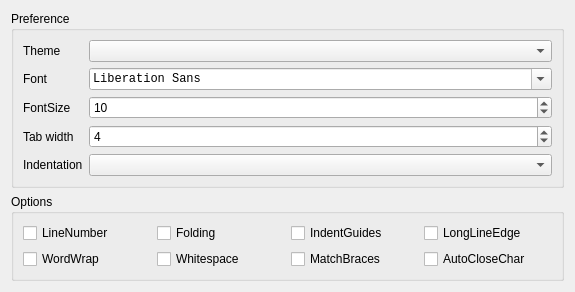
<?xml version="1.0" encoding="UTF-8"?>
<ui version="4.0">
 <class>QEditConfig</class>
 <widget class="QWidget" name="QEditConfig">
  <property name="geometry">
   <rect>
    <x>0</x>
    <y>0</y>
    <width>575</width>
    <height>586</height>
   </rect>
  </property>
  <layout class="QVBoxLayout" name="layoutEdit">
   <property name="sizeConstraint">
    <enum>QLayout::SizeConstraint::SetMinAndMaxSize</enum>
   </property>
   <item>
    <widget class="QGroupBox" name="groupBox">
     <property name="sizePolicy">
      <sizepolicy hsizetype="Preferred" vsizetype="Maximum">
       <horstretch>0</horstretch>
       <verstretch>0</verstretch>
      </sizepolicy>
     </property>
     <property name="title">
      <string>Preference</string>
     </property>
     <layout class="QFormLayout" name="formLayout">
      <item row="0" column="0">
       <widget class="QLabel" name="label">
        <property name="text">
         <string>Theme</string>
        </property>
       </widget>
      </item>
      <item row="0" column="1">
       <widget class="QComboBox" name="cbTheme"/>
      </item>
      <item row="2" column="0">
       <widget class="QLabel" name="label_2">
        <property name="text">
         <string>FontSize</string>
        </property>
       </widget>
      </item>
      <item row="2" column="1">
       <widget class="QSpinBox" name="spnFontSize">
        <property name="buttonSymbols">
         <enum>QAbstractSpinBox::ButtonSymbols::UpDownArrows</enum>
        </property>
        <property name="minimum">
         <number>6</number>
        </property>
        <property name="maximum">
         <number>50</number>
        </property>
        <property name="value">
         <number>10</number>
        </property>
       </widget>
      </item>
      <item row="1" column="1">
       <widget class="QFontComboBox" name="cbFont">
        <property name="font">
         <font>
          <family>Monospace</family>
         </font>
        </property>
        <property name="currentFont">
         <font>
          <family>Tahoma</family>
         </font>
        </property>
       </widget>
      </item>
      <item row="1" column="0">
       <widget class="QLabel" name="label_3">
        <property name="text">
         <string>Font</string>
        </property>
       </widget>
      </item>
      <item row="3" column="0">
       <widget class="QLabel" name="label_5">
        <property name="sizePolicy">
         <sizepolicy hsizetype="Minimum" vsizetype="Preferred">
          <horstretch>0</horstretch>
          <verstretch>0</verstretch>
         </sizepolicy>
        </property>
        <property name="text">
         <string>Tab width</string>
        </property>
        <property name="buddy">
         <cstring>spnTabWidth</cstring>
        </property>
       </widget>
      </item>
      <item row="3" column="1">
       <widget class="QSpinBox" name="spnTabWidth">
        <property name="minimumSize">
         <size>
          <width>100</width>
          <height>0</height>
         </size>
        </property>
        <property name="minimum">
         <number>2</number>
        </property>
        <property name="maximum">
         <number>32</number>
        </property>
        <property name="value">
         <number>4</number>
        </property>
       </widget>
      </item>
      <item row="4" column="0">
       <widget class="QLabel" name="label_4">
        <property name="sizePolicy">
         <sizepolicy hsizetype="Minimum" vsizetype="Preferred">
          <horstretch>0</horstretch>
          <verstretch>0</verstretch>
         </sizepolicy>
        </property>
        <property name="text">
         <string>Indentation</string>
        </property>
        <property name="buddy">
         <cstring>spnTabWidth</cstring>
        </property>
       </widget>
      </item>
      <item row="4" column="1">
       <widget class="QComboBox" name="cbIndentation"/>
      </item>
     </layout>
    </widget>
   </item>
   <item>
    <widget class="QGroupBox" name="gbTabs">
     <property name="sizePolicy">
      <sizepolicy hsizetype="Preferred" vsizetype="Maximum">
       <horstretch>0</horstretch>
       <verstretch>0</verstretch>
      </sizepolicy>
     </property>
     <property name="title">
      <string>Options</string>
     </property>
     <layout class="QGridLayout" name="gridLayout">
      <item row="0" column="0">
       <widget class="QCheckBox" name="chkShowLineNumber">
        <property name="text">
         <string>LineNumber</string>
        </property>
        <property name="checked">
         <bool>false</bool>
        </property>
       </widget>
      </item>
      <item row="2" column="0">
       <widget class="QCheckBox" name="chkWordWrap">
        <property name="text">
         <string>WordWrap</string>
        </property>
        <property name="checked">
         <bool>false</bool>
        </property>
       </widget>
      </item>
      <item row="2" column="1">
       <widget class="QCheckBox" name="chkShowWhitespace">
        <property name="text">
         <string>Whitespace</string>
        </property>
        <property name="checked">
         <bool>false</bool>
        </property>
       </widget>
      </item>
      <item row="2" column="3">
       <widget class="QCheckBox" name="chkAutoCloseChar">
        <property name="text">
         <string>AutoCloseChar</string>
        </property>
        <property name="checked">
         <bool>false</bool>
        </property>
       </widget>
      </item>
      <item row="2" column="2">
       <widget class="QCheckBox" name="chkMatchBraces">
        <property name="text">
         <string>MatchBraces</string>
        </property>
        <property name="checked">
         <bool>false</bool>
        </property>
       </widget>
      </item>
      <item row="0" column="1">
       <widget class="QCheckBox" name="chkShowFolding">
        <property name="text">
         <string>Folding</string>
        </property>
        <property name="checked">
         <bool>false</bool>
        </property>
       </widget>
      </item>
      <item row="0" column="3">
       <widget class="QCheckBox" name="chkLongLineEdge">
        <property name="text">
         <string>LongLineEdge</string>
        </property>
        <property name="checked">
         <bool>false</bool>
        </property>
       </widget>
      </item>
      <item row="0" column="2">
       <widget class="QCheckBox" name="chkShowIndentGuides">
        <property name="text">
         <string>IndentGuides</string>
        </property>
        <property name="checked">
         <bool>false</bool>
        </property>
       </widget>
      </item>
     </layout>
    </widget>
   </item>
  </layout>
 </widget>
 <resources/>
 <connections/>
</ui>
